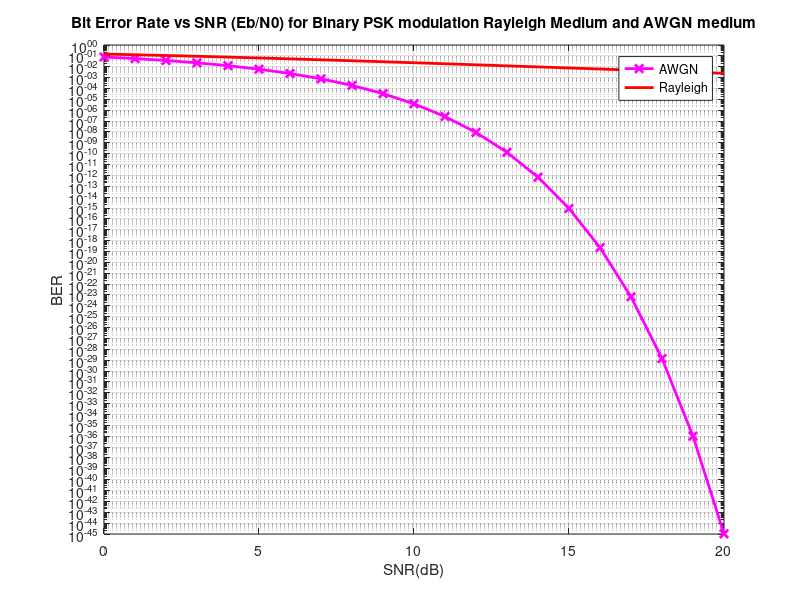

Source code (MATLAB):
% Performance of BPSK in Rayleigh medium
clear;
close all;
num_bit = 1000000;              % number of bit
data = rand(1,num_bit);         % random bit generation (1 or 0) to create data of num_bit length

for i = 1:num_bit               % Generation of digital signals from randomly generated numbers   
    if(data(i)>0.5)
        data(i) = 1;    
    else
        data(i) = 0;
    end
end

s = 2*data-1;                   % conversion of data for BPSK modulation
SNRdB = 0:1:20;                 % SNR in dB
SNR = 10.^(SNRdB/10);           % SNRdb to SNR

figure(2);

BER_thA = (1/2)*erfc(sqrt(SNR));                                % BER_thA from its formula
semilogy(SNRdB,BER_thA,'mx-','linewidth',2),grid on,hold on;    % plotting BER_th AWGN

BER_thR = 0.5.*(1-sqrt(SNR./(SNR+1)));                   % BER_thR from its formula
semilogy(SNRdB,BER_thR,'r','linewidth',2);               % plotting BER_th Rayleigh

title('Bit Error Rate vs SNR (Eb/N0) for Binary PSK modulation Rayleigh Medium and AWGN medium');   %Graph labelling and legends
xlabel('SNR(dB)');
ylabel('BER');
legend('AWGN','Rayleigh');
